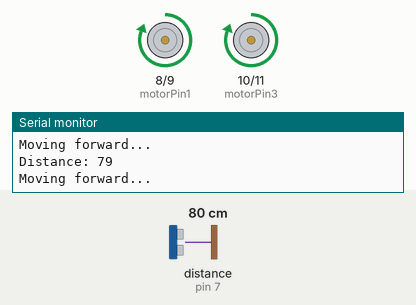
Recording of a sketch running on a simulated Arduino Uno, built with avr-gcc and run on an emulated ATmega328P. On the bench: motor-driver pin pairs drawn as motors (green arrow = first pin HIGH = forward, orange = second pin HIGH = backward, longer = more drive), the last lines printed to the serial monitor. Wiring (inferred from the names in the program): ultrasonic range finder: trigger pin 6; echo pin 7. The inputs (shaded band) are chosen by the test bench; at power-on: distance to the obstacle (sensor on pin 7) 80 cm. The echo pulse lasts 58.3 µs per cm.

Above: at 1.3 s.
1.4 s: distance to the obstacle (sensor on pin 7) set to 14 cm
2.9 s: distance to the obstacle (sensor on pin 7) set to 11 cm
At 4.2 s:
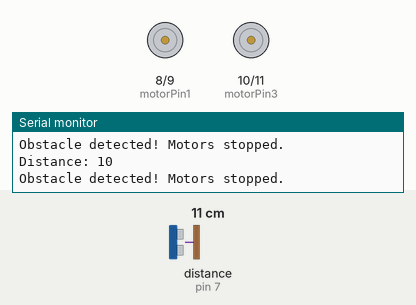
4.5 s: distance to the obstacle (sensor on pin 7) set to 18 cm
At 5.7 s:
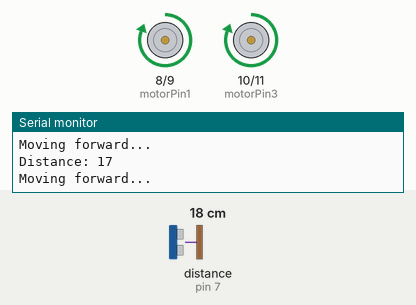
6.0 s: distance to the obstacle (sensor on pin 7) set to 2 cm
At 7.0 s:
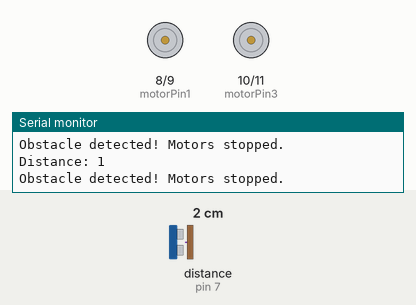
Timing chart, 0 to 8.5 s (numbered marks = the images above; inputs shaded):
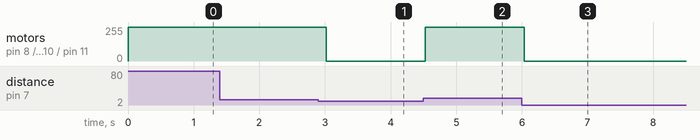

The sketch:

ObstacleAvoidance.ino
```cpp
// Motor Pins for L298 Motor Driver
int motorPin1 = 8;  // IN1 (Motor 1)
int motorPin2 = 9;  // IN2 (Motor 1)
int motorPin3 = 10; // IN3 (Motor 2)
int motorPin4 = 11; // IN4 (Motor 2)

// Ultrasonic Sensor Pins
int trigPin = 6;
int echoPin = 7;

// Variables for distance measurement
long duration;
int distance;

void setup() {
  // Set motor pins as OUTPUT
  pinMode(motorPin1, OUTPUT);
  pinMode(motorPin2, OUTPUT);
  pinMode(motorPin3, OUTPUT);
  pinMode(motorPin4, OUTPUT);

  // Set ultrasonic sensor pins
  pinMode(trigPin, OUTPUT);
  pinMode(echoPin, INPUT);

  // Start serial communication
  Serial.begin(9600);
}

void loop() {
  // Send a pulse to the TRIG pin to trigger the ultrasonic sensor
  digitalWrite(trigPin, LOW);
  delayMicroseconds(2);
  digitalWrite(trigPin, HIGH);
  delayMicroseconds(10);
  digitalWrite(trigPin, LOW);

  // Measure the duration of the echo pulse
  duration = pulseIn(echoPin, HIGH);

  // Calculate distance based on the speed of sound (343 m/s)
  distance = duration * 0.0344 / 2;

  // Display distance for debugging
  Serial.print("Distance: ");
  Serial.println(distance);

  // If an obstacle is detected (distance < threshold), stop the motors
  if (distance < 12) { // Adjust threshold as needed
    stopMotors();
    Serial.println("Obstacle detected! Motors stopped.");
  } else {
    moveForward();
    Serial.println("Moving forward...");
  }

  delay(500); // Delay for stability
}

void moveForward() {
  // Move Motor 1 and Motor 2 forward
  digitalWrite(motorPin1, HIGH);
  digitalWrite(motorPin2, LOW);
  digitalWrite(motorPin3, HIGH);
  digitalWrite(motorPin4, LOW);

  // Assuming Motors 3 and 4 are connected in parallel to the L298's second channel
  // Move Motor 3 and Motor 4 forward
  digitalWrite(motorPin1, HIGH);  // Motor 3
  digitalWrite(motorPin2, LOW);   // Motor 3
  digitalWrite(motorPin3, HIGH);  // Motor 4
  digitalWrite(motorPin4, LOW);   // Motor 4
}

void stopMotors() {
  // Stop all motors
  digitalWrite(motorPin1, LOW);
  digitalWrite(motorPin2, LOW);
  digitalWrite(motorPin3, LOW);
  digitalWrite(motorPin4, LOW);
}
```

Measured:
- the behaviour switches between 13 and 12 cm on distance to the obstacle (sensor on pin 7) (found by bisection; images 0 and 1)
- after the input at 2.9 s, motor on pin 8 (motorPin1) / pin 9 (motorPin2), motor on pin 10 (motorPin3) / pin 11 (motorPin4): forward 255/255 → stopped after 0.12 s
- after the input at 4.5 s, motor on pin 8 (motorPin1) / pin 9 (motorPin2), motor on pin 10 (motorPin3) / pin 11 (motorPin4): stopped → forward 255/255 at once
- after the input at 6.0 s, motor on pin 8 (motorPin1) / pin 9 (motorPin2), motor on pin 10 (motorPin3) / pin 11 (motorPin4): forward 255/255 → stopped at once
